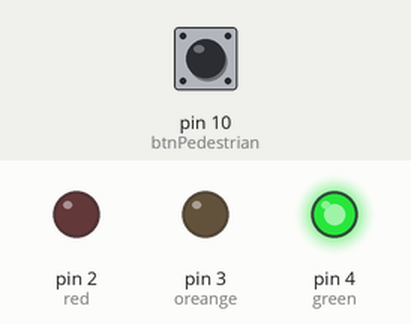
The sketch below on a simulated Arduino Uno, built with avr-gcc and run on an emulated ATmega328P. Shown: output pins drawn as LEDs (lit = HIGH). The test bench sets the inputs (shaded band); at power-on: pin 10 (btnPedestrian) HIGH. What the sketch prints to the serial monitor is not drawn.

Above: at 2.5 s.
At 22.5 s:
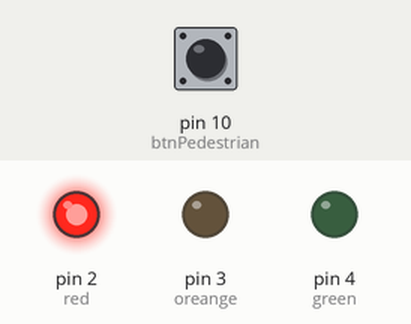
At 42.5 s:
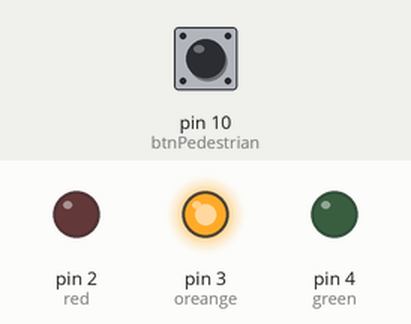
Timing chart, 0 to 45.5 s (numbered marks = the images above):
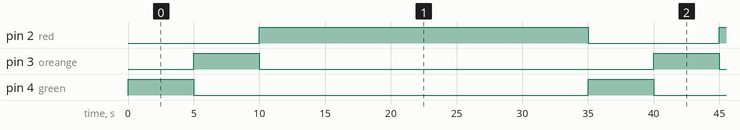

Measured:
- by itself, pin 2 (red): alternates HIGH for 25.0 s and LOW for 10.0 s
- by itself, pin 3 (oreange), pin 4 (green): alternates HIGH for 5.0 s and LOW for 30.0 s
- by itself, everything shown: repeats every 35.0 s, in 3 steps

The sketch:

traffic_light_with_pedestrian_button.ino
```cpp
const int btnPedestrian =  10;

const int red        = 2;
const int oreange      = 3;
const int green      = 4;


void setup() {
  pinMode(red, OUTPUT);
  pinMode(oreange, OUTPUT);
  pinMode(green, OUTPUT);
  pinMode(btnPedestrian, INPUT);
  Serial.begin(9600);
}
void loop(){

    digitalWrite(red, LOW);
    digitalWrite(green, HIGH);
    Serial.print("GREEN");
    greenLight ();

    digitalWrite(green, LOW);
    digitalWrite(oreange, HIGH);
    Serial.print("\nOREANGE");

    delay(5000);

    digitalWrite(oreange, LOW);
    digitalWrite(red, HIGH);
    Serial.print("RED");
    delay(25000);

}
void greenLight(){
  for (int i = 1; i < 31; i++){
    int state = digitalRead(btnPedestrian);

    if (state == 0) {
      Serial.print(i);
      delay(1000);
      Serial.print(", ");
    }
    else if (state  == 1){
      Serial.print("PEDESTRIAN CROSSING");
      delay (5000);
      return;

    }
  }
}
```
